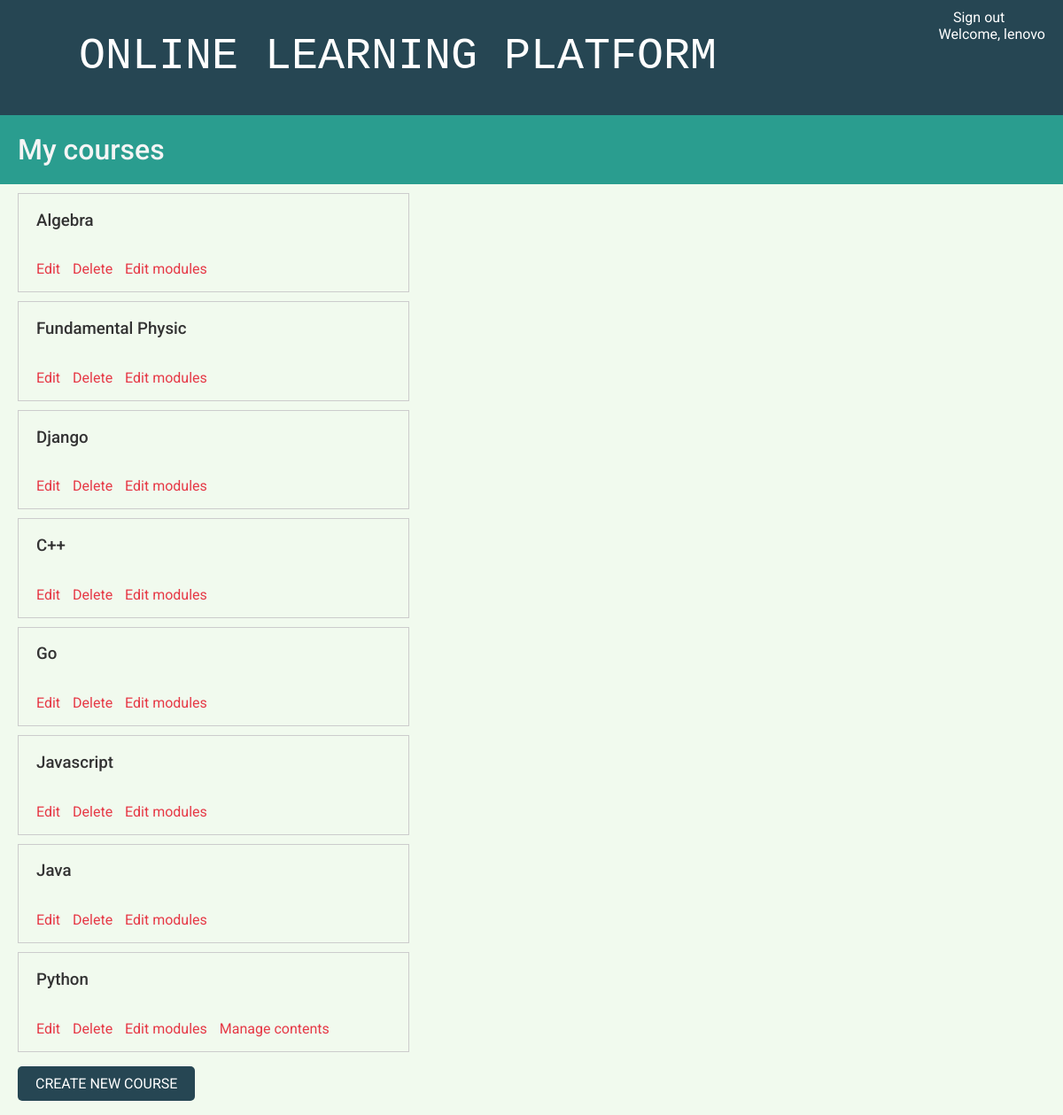
Before: /course/mine/ (signed in) with the older database file.
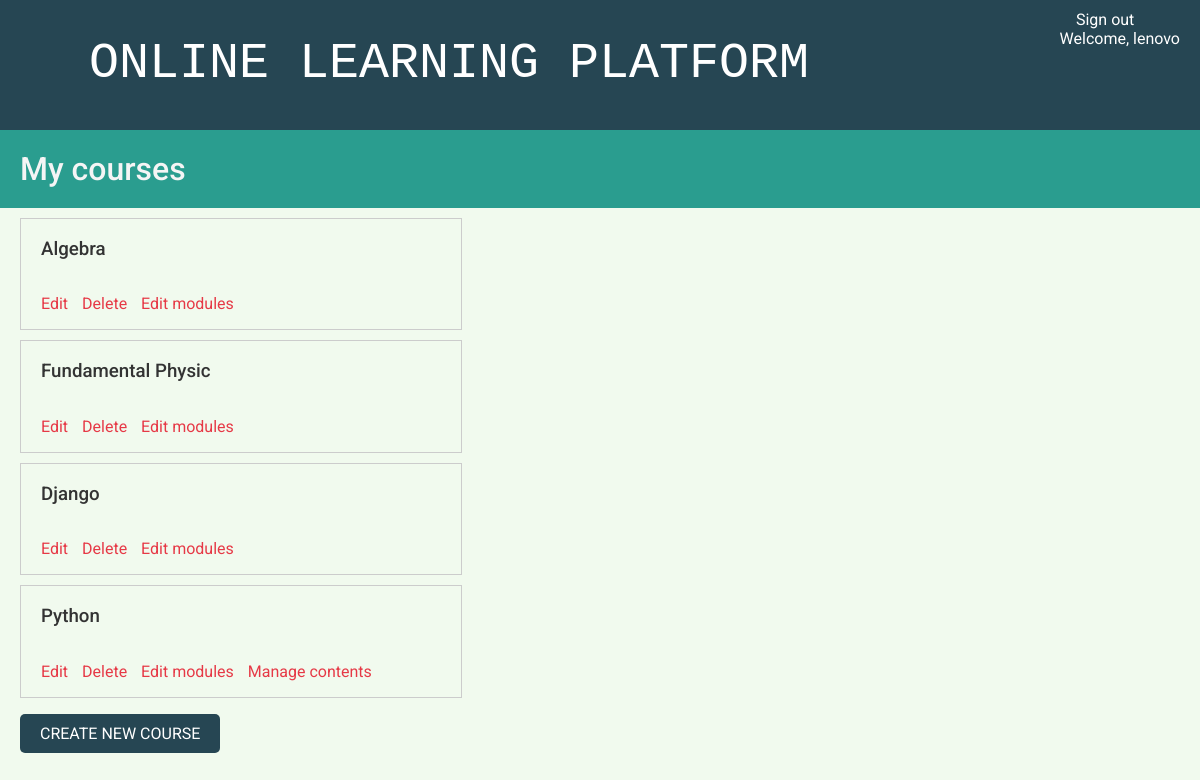
After: the same page with the newer database file.
### courses/models.py (models this page shows, shortened)
class Course(models.Model):
    owner = models.ForeignKey(User,
                              related_name='courses_created',
                              on_delete=models.CASCADE)
    subject = models.ForeignKey(Subject,
                                related_name='courses',
                                on_delete=models.CASCADE)
    title = models.CharField(max_length=200)
    slug = models.SlugField(max_length=200, unique=True)
    overview = models.TextField()
    created = models.DateTimeField(auto_now_add=True)
    students = models.ManyToManyField(User,
                                      related_name='courses_joined',
                                      blank=True)
    class Meta:
        ordering = ['-created']

### courses/views.py (the view)
class ManageCourseListView(OwnerCourseMixin, ListView):
    template_name = 'courses/manage/course/list.html'
    permission_required = 'courses.view_course'

### courses/views.py (called while the page is built)
    def get_queryset(self):
        qs = super().get_queryset()
        return qs.filter(owner=self.request.user)

### courses/templates/courses/manage/course/list.html (shortened to what this page needs)
{% extends "base.html" %}
{% block content %}
  <h1>My courses</h1>
  <div class="module">
    {% for course in object_list %}
      <div class="course-info">
        <h3>{{ course.title }}</h3>
        <p>
          <a href="{% url "course_edit" course.id %}">Edit</a>
          <a href="{% url "course_delete" course.id %}">Delete</a>
          <a href="{% url "course_module_update" course.id %}">Edit modules</a>
          {% if course.modules.count > 0 %}
            <a href="{% url "module_content_list" course.modules.first.id %}">
            Manage contents</a>
          {% endif %}
        </p>
      </div>
    {% empty %}
      <p>You haven't created any courses yet.</p>
    {% endfor %}
    <p>
      <a href="{% url "course_create" %}" class="button">Create new course</a>
    </p>
  </div>
{% endblock %}

Changed rows visible on the page:
removed Course: title "C++"
removed Course: title "Go"
removed Course: title "Javascript"
removed Course: title "Java"
